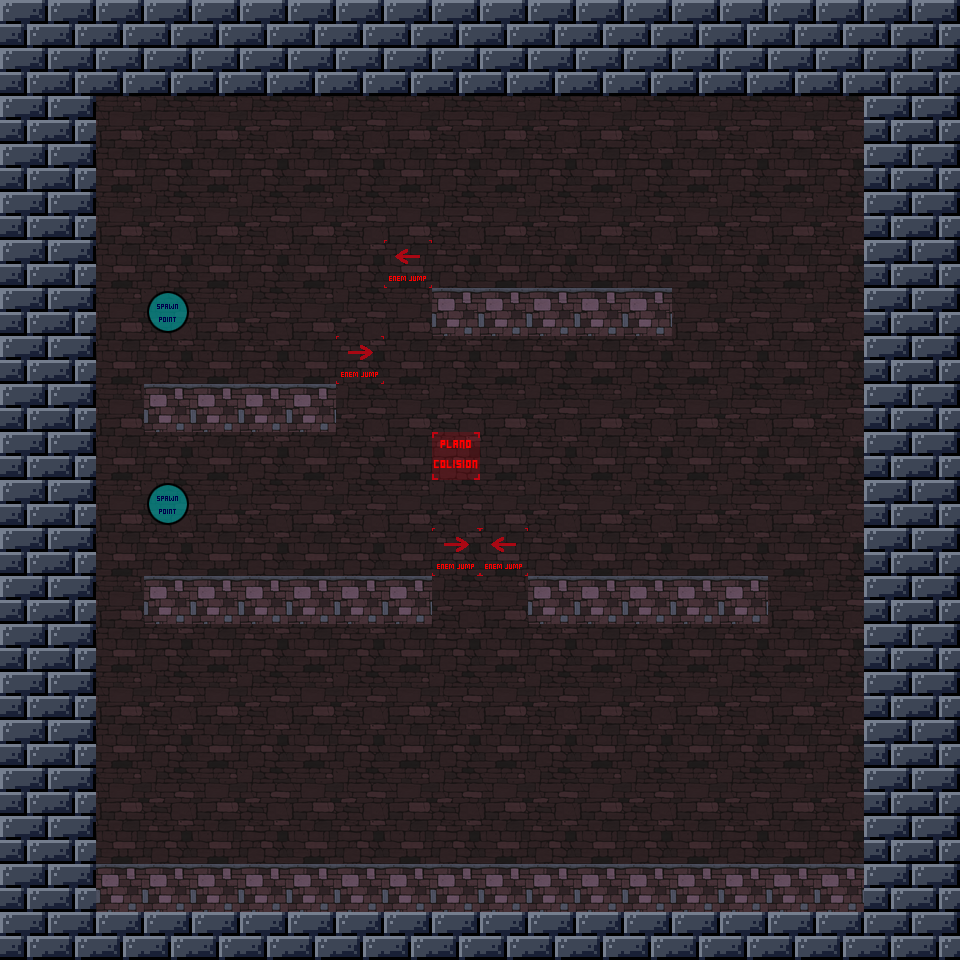

Rendered tile map (Tiled .tmx) drawn with the repository's tilesets; below, a short description and the map source with its tile grids summarised:
An orthogonal 20x20 tile map with 48x48 px tiles, 3 tile layers (Fondo, Colision, Logic).

<map version="1.0" orientation="orthogonal" renderorder="left-up" width="20" height="20" tilewidth="48" tileheight="48">
 <tileset firstgid="1" name="tileset" tilewidth="48" tileheight="48">
  <image source="tileset.png" width="576" height="576" />
 </tileset>
 <layer name="Fondo" width="20" height="20">
  <data>[400 cells, 324 non-empty, 4 distinct tile ids]</data>
 </layer>
 <layer name="Colision" width="20" height="20">
  <data>[400 cells, 164 non-empty, 2 distinct tile ids]</data>
 </layer>
 <layer name="Logic" width="20" height="20">
  <data>[400 cells, 7 non-empty, 4 distinct tile ids]</data>
 </layer>
</map>
